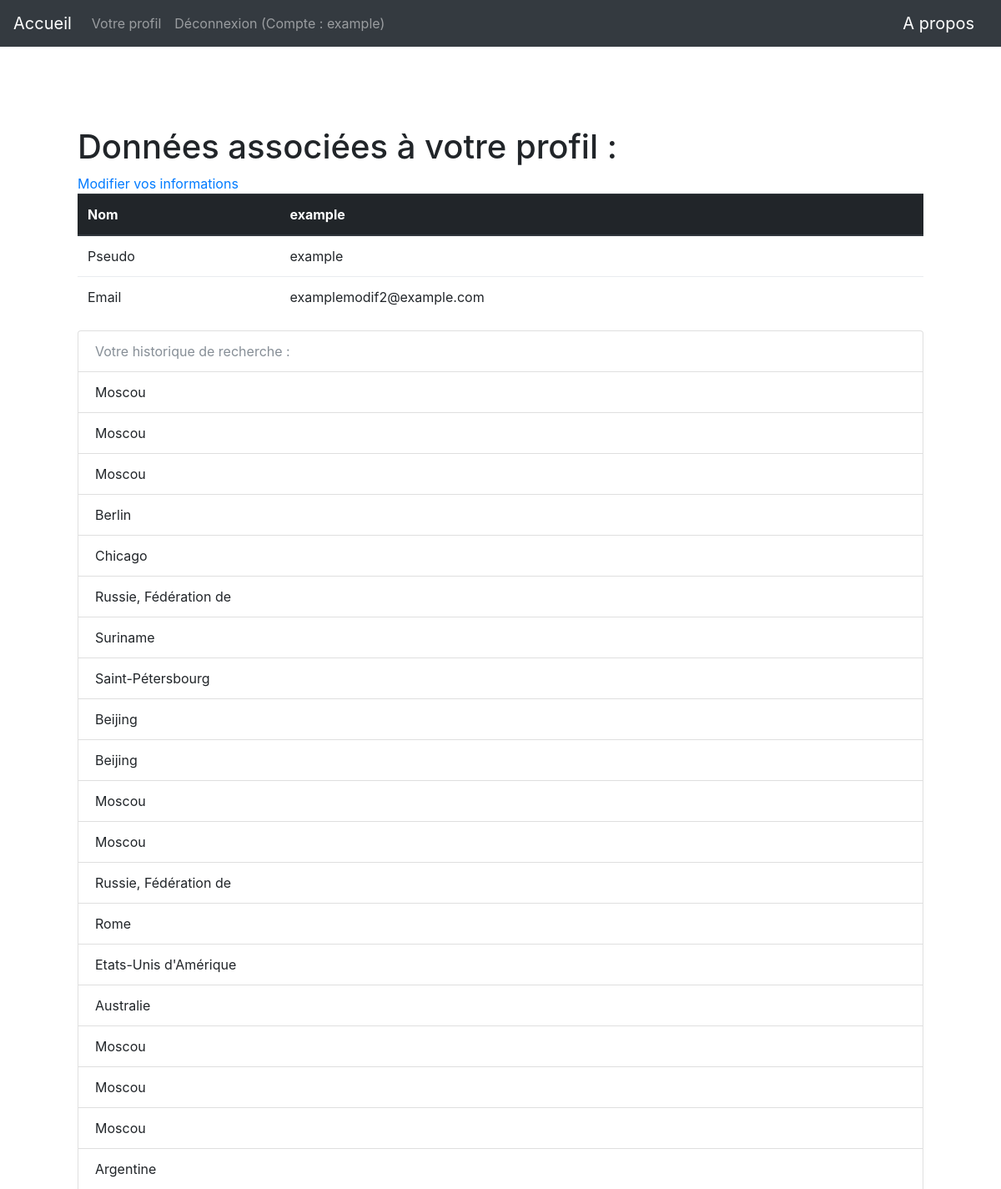
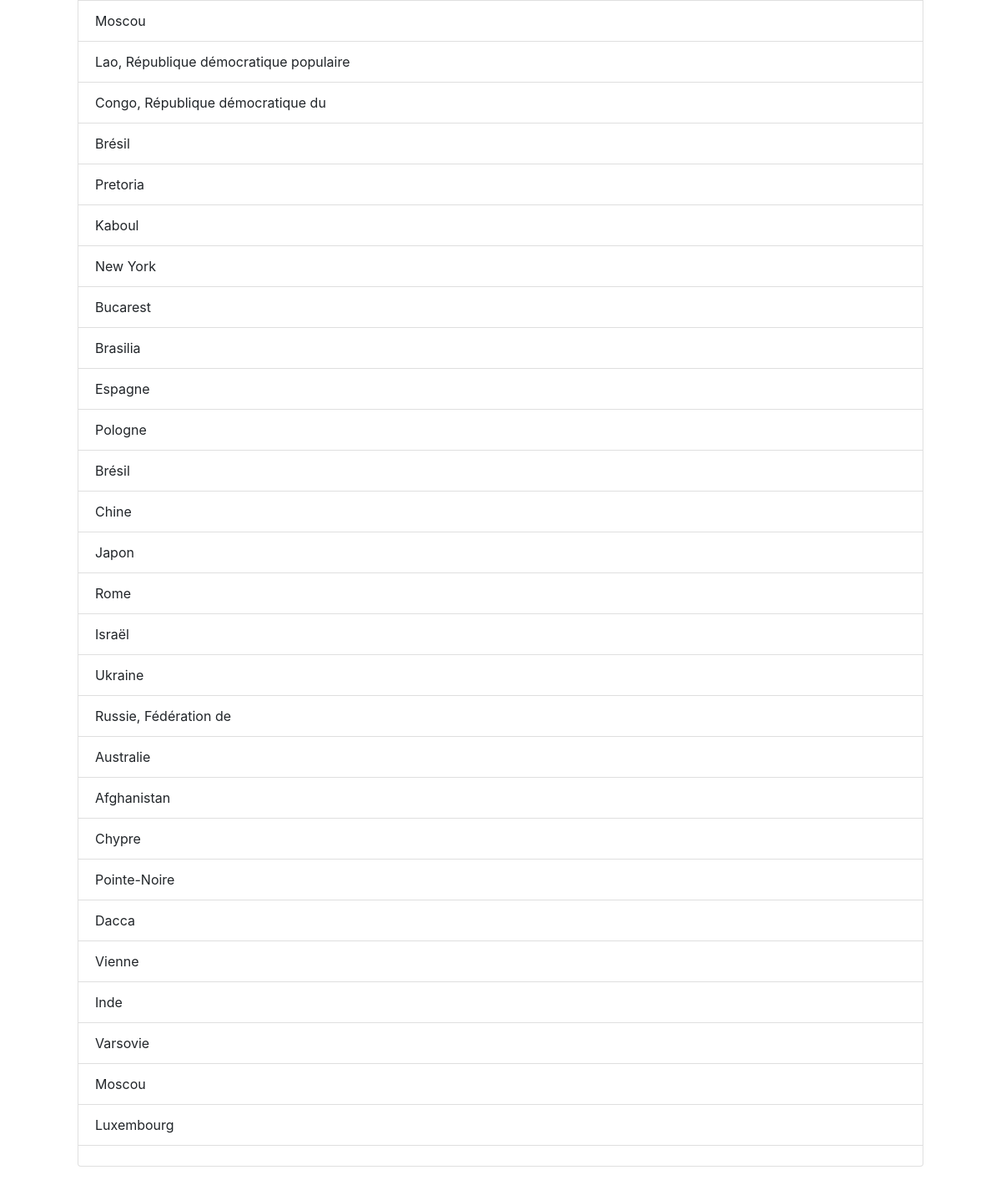
Page /profil (signed in) on the committed database (2 pictures, top to bottom).
### app/modeles/utilisateurs.py (models this page shows, shortened)
class User(UserMixin, users.Model):
    user_id = users.Column(users.Integer, unique=True, nullable=False, primary_key=True, autoincrement=True)
    user_nom = users.Column(users.Text, nullable=False)
    user_login = users.Column(users.String(45), nullable=False, unique=True)
    user_email = users.Column(users.Text, nullable=False)
    user_password = users.Column(users.String(100), nullable=False)
    user_historique = users.Column(users.String(1000))

### app/routes.py (the view)
@app.route("/profil")
@login_required
def profil():
    histo_user = current_user.user_historique
    if histo_user is None:
        histo = "Vous n'avez pas d'historique de recherche"
        pas_histo = True
    else:
        histo = current_user.user_historique.split(";")
        pas_histo = False
    return render_template("profil.html", current_user=current_user, histo=histo, pas_histo=pas_histo)

### app/modeles/utilisateurs.py (called while the page is built)
@login.user_loader
def trouver_utilisateur_via_id(identifiant):
    return User.query.get(int(identifiant))

### app/templates/profil.html (shortened to what this page needs)
{% extends "base.html" %}
{% block body %}
<h1>Données associées à votre profil :</h1>
<a href="{{url_for('modification')}}">Modifier vos informations</a>
<table class="table">
    <thead class="thead-dark">
      <tr>
        <th scope="col">Nom</th>
        <th scope="col">{{current_user.user_nom}}</th>
      </tr>
    </thead>
    <tbody>
        <tr>
            <td>Pseudo</td>
            <td>{{current_user.user_login}}</td>
        </tr>
        <tr>
            <td>Email</td>
            <td>{{current_user.user_email}}</td>
        </tr>
    </tbody>
  </table>
    {% if pas_histo == True %}
    <ul class="list-group">
    <li class="list-group-item disabled">Votre historique de recherche :</li>
      <li class="list-group-item">{{histo}}</li>
    </ul>
    {% else %}
  <ul class="list-group">
    <li class="list-group-item disabled">Votre historique de recherche :</li>
    {% for element in histo %}
      <li class="list-group-item">{{element}}</li>
    {% endfor %}
      {% endif %}
  </ul>
{% endblock %}

### app/templates/base.html (shortened to what this page needs)
<!DOCTYPE html>
<html lang="fr">
    <head>
        {% include "css.html" %}
    </head>
    <nav class="navbar navbar-expand-md navbar-dark bg-dark justify-content-between">
        <a class="navbar-brand" href="{{ url_for('accueil') }}">Accueil</a>
        <ul class="navbar-nav mr-auto">
            {% if not current_user.is_authenticated %}
              <li class="nav-item">
                <a class="nav-link" href="{{url_for("inscription")}}">Inscription</a>
              </li>
              <li class="nav-item">
                <a class="nav-link" href="{{url_for("connexion")}}">Connexion</a>
              </li>
            {% else %}
            <li class="nav-item">
              <a class="nav-link" href="{{url_for("profil")}}">Votre profil</a>
            </li>
              <li class="nav-item">
                <a class="nav-link" href="{{url_for("deconnexion")}}">Déconnexion (Compte : {{current_user.user_nom}})</a>
              </li>
            {% endif %}
        </ul>
        <a class="navbar-brand" href="{{ url_for('a_propos') }}">A propos</a>
    </nav>
     <body class="body">
        <div class="container">
            <div class="card border-0 shadow my-5">
              <div class="card-body p-5">
                {% block body %}
                {% endblock %}
              </div>
            </div>
          </div>
    </body>
</html>

### rows in the picture
User: user_nom "example", user_login "example", user_email "examplemodif2@example.com"

### other values in the picture
{{ element }} "Moscou" "Moscou" "Moscou" "Berlin" "Chicago" "Russie, Fédération de" "Suriname" "Saint-Pétersbourg" "Beijing" "Beijing" "Moscou" "Moscou" "Russie, Fédération de" "Rome" "Etats-Unis d'Amérique" "Australie" "Moscou" "Moscou" "Moscou" "Argentine" "Moscou" "Lao, République démocratique populaire" "Congo, République démocratique du" "Brésil" "Pretoria" "Kaboul" "New York" "Bucarest" "Brasilia" "Espagne" "Pologne" "Brésil" "Chine" "Japon" "Rome" "Israël" "Ukraine" "Russie, Fédération de" "Australie" "Afghanistan" "Chypre" "Pointe-Noire" "Dacca" "Vienne" "Inde" "Varsovie" "Moscou" "Luxembourg"
